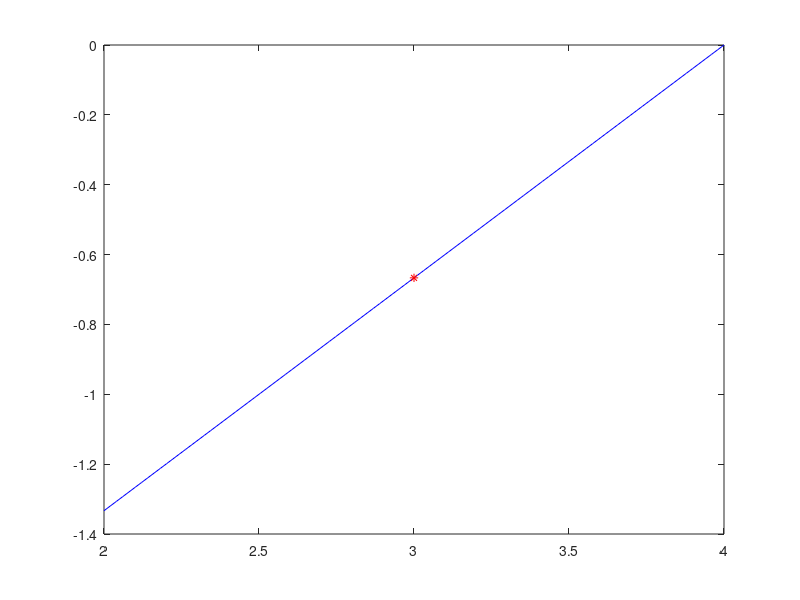

This chart was generated by the following MATLAB code:
% Data
a = -2;
b = 3;
c = 8;
x = 3;
y = -2/3;
% Now the plotting.
pp = [-a,-c]/b; % Polynomial as MATLAB likes it.
X = linspace(x-1,x+1);  % Where to plot the line...
pv = polyval(pp,X);  % Evaluate the polynomial.
plot(X,pv,'-b',x,y,'*r')
